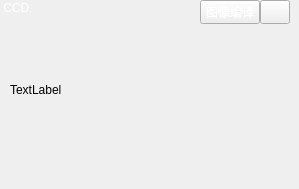
                <widget class="QWidget" name="widget_p9" native="true">
                 <property name="layoutDirection">
                  <enum>Qt::LeftToRight</enum>
                 </property>
                 <property name="autoFillBackground">
                  <bool>false</bool>
                 </property>
                 <widget class="QLabel" name="label_p9">
                  <property name="geometry">
                   <rect>
                    <x>0</x>
                    <y>0</y>
                    <width>31</width>
                    <height>16</height>
                   </rect>
                  </property>
                  <property name="sizePolicy">
                   <sizepolicy hsizetype="Preferred" vsizetype="Preferred">
                    <horstretch>0</horstretch>
                    <verstretch>0</verstretch>
                   </sizepolicy>
                  </property>
                  <property name="styleSheet">
                   <string notr="true">color: rgb(255, 255, 255);
background-color: transparent;</string>
                  </property>
                  <property name="text">
                   <string> CCD1</string>
                  </property>
                 </widget>
                 <widget class="QPushButton" name="pushButton_p9_1">
                  <property name="geometry">
                   <rect>
                    <x>200</x>
                    <y>0</y>
                    <width>60</width>
                    <height>24</height>
                   </rect>
                  </property>
                  <property name="sizePolicy">
                   <sizepolicy hsizetype="Fixed" vsizetype="Fixed">
                    <horstretch>0</horstretch>
                    <verstretch>0</verstretch>
                   </sizepolicy>
                  </property>
                  <property name="minimumSize">
                   <size>
                    <width>60</width>
                    <height>24</height>
                   </size>
                  </property>
                  <property name="maximumSize">
                   <size>
                    <width>60</width>
                    <height>24</height>
                   </size>
                  </property>
                  <property name="styleSheet">
                   <string notr="true">color: rgb(255, 255, 255);
</string>
                  </property>
                  <property name="text">
                   <string>图像编译</string>
                  </property>
                  <property name="autoRepeatDelay">
                   <number>300</number>
                  </property>
                  <property name="autoRepeatInterval">
                   <number>100</number>
                  </property>
                  <property name="autoDefault">
                   <bool>false</bool>
                  </property>
                  <property name="default">
                   <bool>false</bool>
                  </property>
                 </widget>
                 <widget class="QPushButton" name="pushButton_p9_3">
                  <property name="geometry">
                   <rect>
                    <x>260</x>
                    <y>0</y>
                    <width>30</width>
                    <height>24</height>
                   </rect>
                  </property>
                  <property name="sizePolicy">
                   <sizepolicy hsizetype="Fixed" vsizetype="Fixed">
                    <horstretch>0</horstretch>
                    <verstretch>0</verstretch>
                   </sizepolicy>
                  </property>
                  <property name="minimumSize">
                   <size>
                    <width>30</width>
                    <height>0</height>
                   </size>
                  </property>
                  <property name="maximumSize">
                   <size>
                    <width>30</width>
                    <height>16777215</height>
                   </size>
                  </property>
                  <property name="styleSheet">
                   <string notr="true">color: rgb(255, 255, 255);</string>
                  </property>
                  <property name="text">
                   <string/>
                  </property>
                  <property name="icon">
                   <iconset resource="../resource.qrc">
                    <normaloff>:/run/icon/run.png</normaloff>:/run/icon/run.png</iconset>
                  </property>
                 </widget>
                 <widget class="QLabel" name="label_p9_central">
                  <property name="geometry">
                   <rect>
                    <x>10</x>
                    <y>0</y>
                    <width>270</width>
                    <height>180</height>
                   </rect>
                  </property>
                  <property name="text">
                   <string>TextLabel</string>
                  </property>
                 </widget>
                 <zorder>label_p9_central</zorder>
                 <zorder>label_p9</zorder>
                 <zorder>pushButton_p9_1</zorder>
                 <zorder>pushButton_p9_3</zorder>
                </widget>
